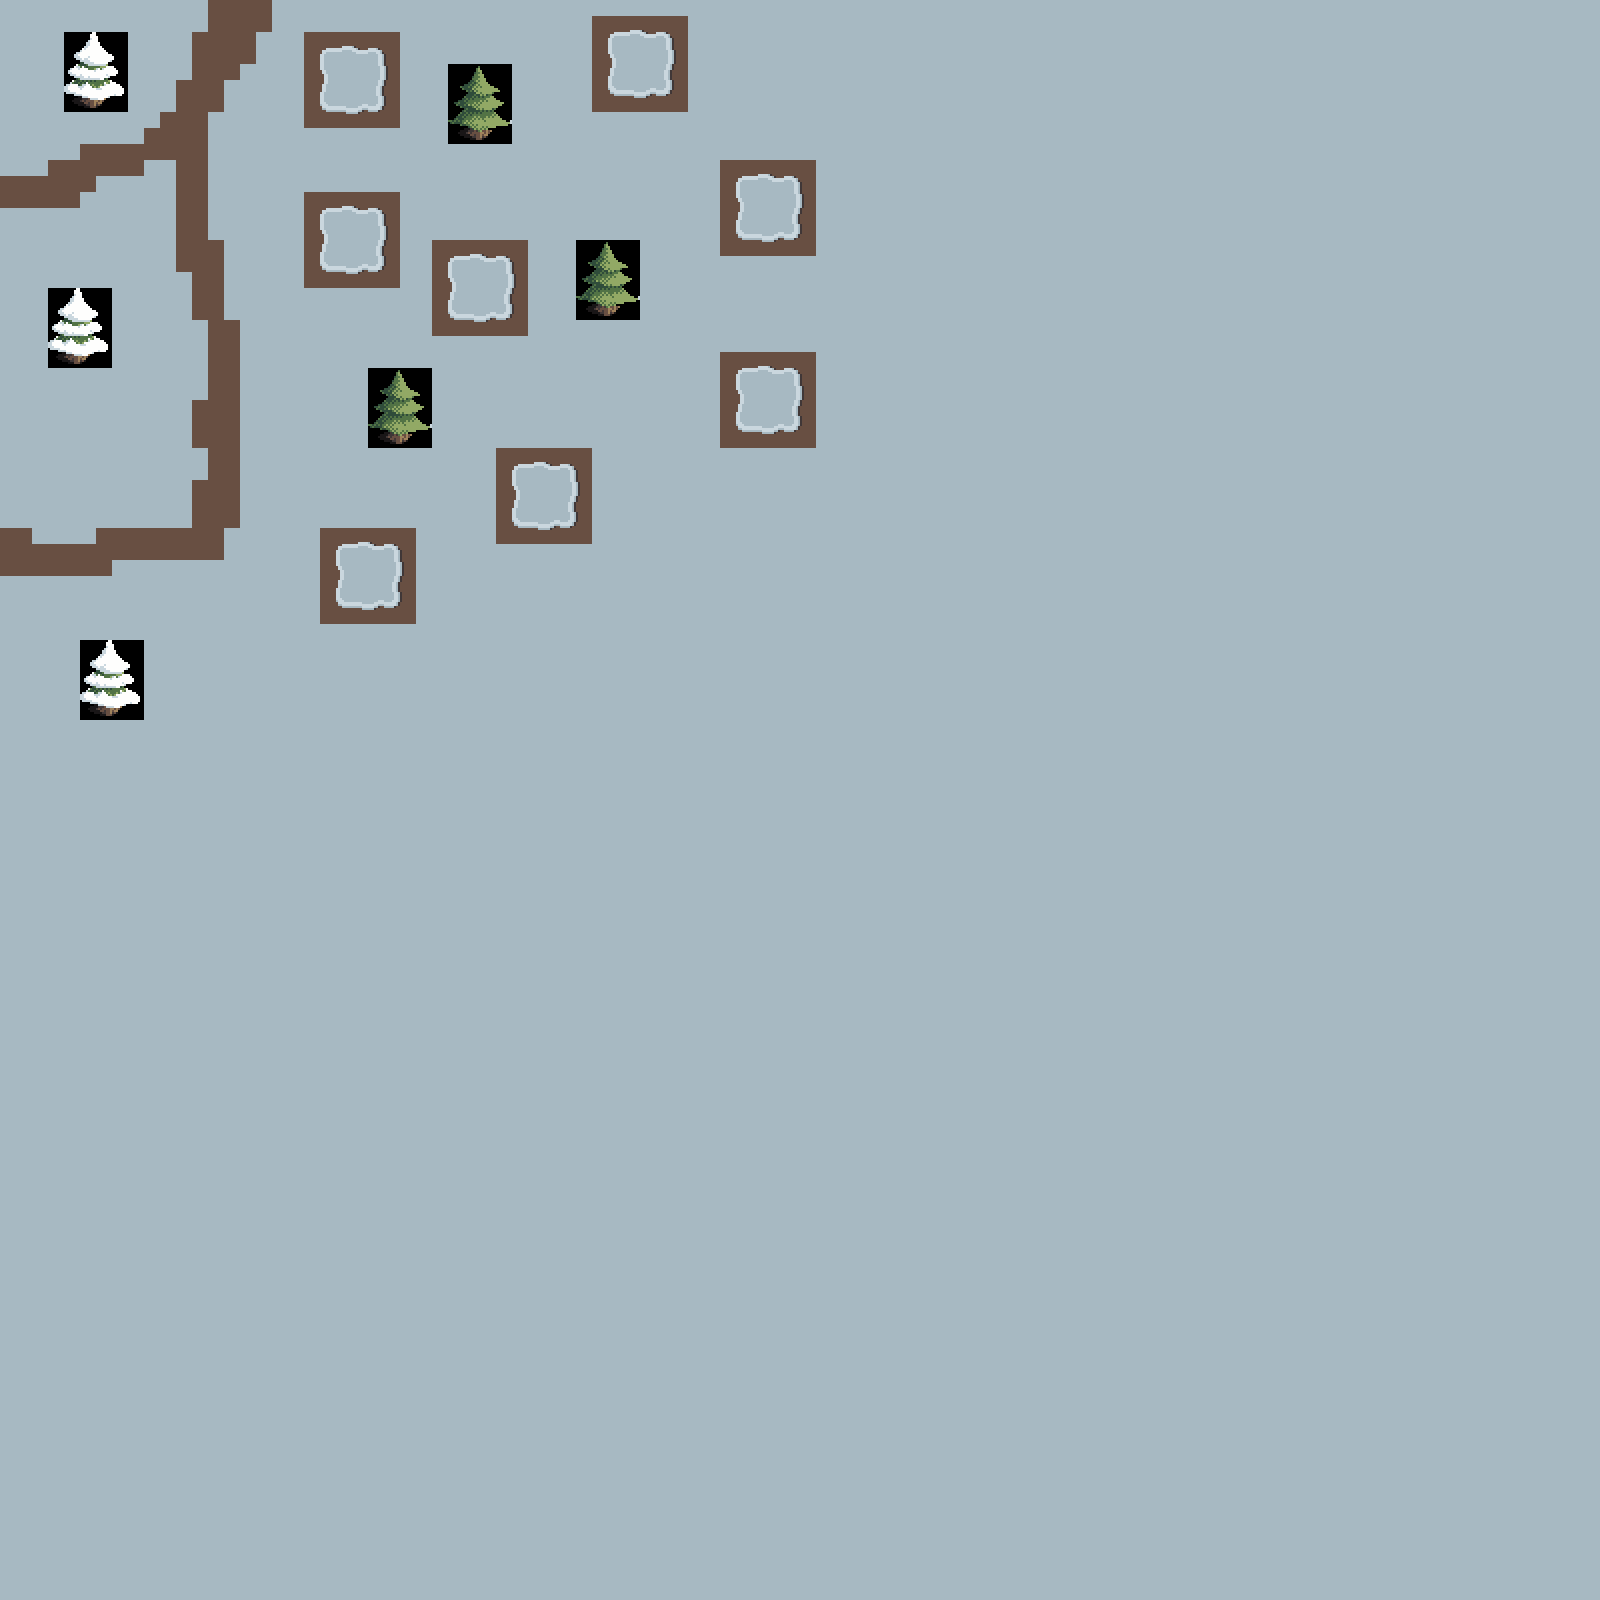

The image is a tile-based game level rendered from a .tmx file. Its description and source (layers, tilesets, objects; grid data summarised) follow:
An orthogonal 100x100 tile map with 16x16 px tiles, 1 tile layer (Tile Layer 1).

<map version="1.10" tiledversion="1.10.0" orientation="orthogonal" renderorder="right-down" width="100" height="100" tilewidth="16" tileheight="16" infinite="0" nextlayerid="2" nextobjectid="1">
 <editorsettings>
  <export target="map..tmx" format="tmx" />
 </editorsettings>
<tileset version="1.10" tiledversion="1.10.0" name="snowy-sheet" tilewidth="16" tileheight="16" tilecount="256" columns="16">
 <image source="snowy-sheet.png" width="256" height="256" />
</tileset>
 <layer id="1" name="Tile Layer 1" width="100" height="100">
  <data>[10000 cells, 10000 non-empty, 77 distinct tile ids]</data>
 </layer>
</map>
